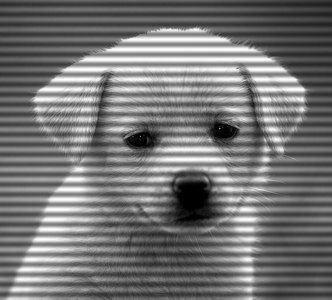
%> input picture Assignement 4/dogGrayRipples.png, 332 x 300 px
$ octave assignment6.m   (GNU Octave 9; MATLAB toolbox functions it lacks are replaced by stand-ins)
%> lines starting %> are read from the running program, lines starting %| are printed output that depends on the picture
clear; clc; cla;
img = imread('dogGrayRipples.png');
%> img is the input picture: size 300x332 uint8; min 0, max 255, mean 116.8

y = fft2(img);
f = fftshift(y);
imagesc(abs(fftshift(y)));
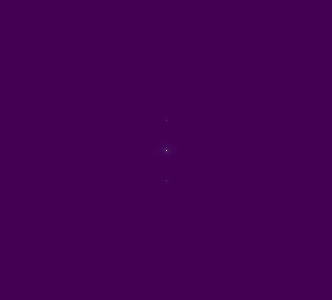
%> displayed picture: size 300x332x3, on the screen's scale of 0 to 255; mean R, G, B 68, 1, 84

im = ifft2(f);
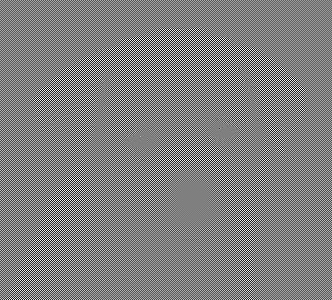
%> im: size 300x332 double; min -255, max 255, mean 0; drawn with min black and max white

imshow(im);
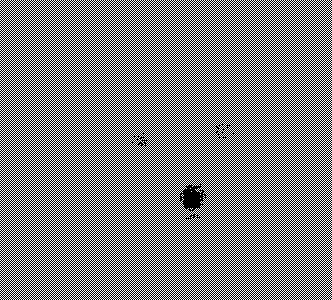
%> displayed picture: size 300x332, on the screen's scale of 0 to 255; 49.7% white in thin lines or dots
